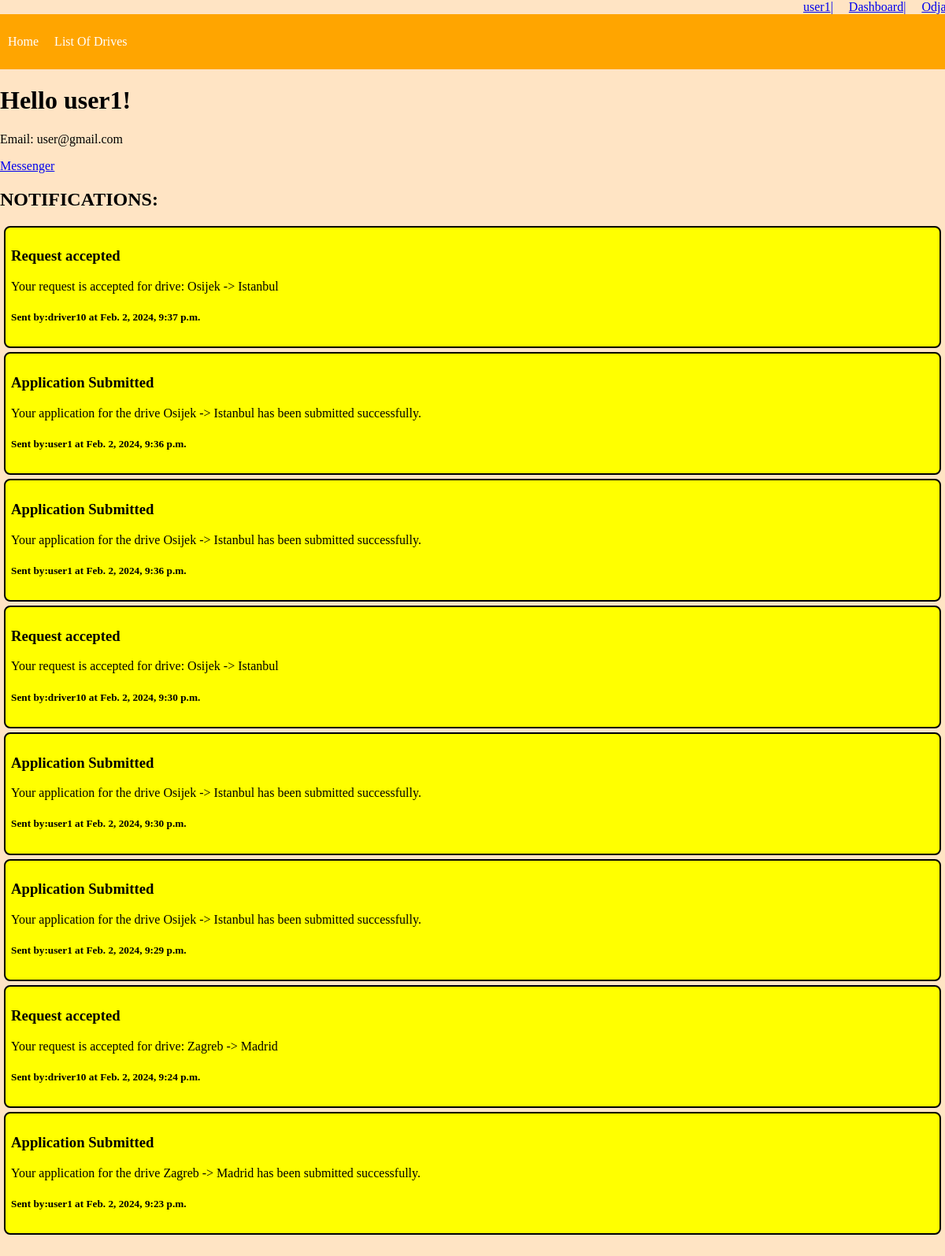
/transit/profile/ (signed in), run on the app's committed database.
### transit/models.py (models this page shows, shortened)
class Notification(models.Model):
    sender = models.ForeignKey(User, on_delete=models.CASCADE,related_name="sender")
    receiver = models.ForeignKey(User, on_delete=models.CASCADE,related_name="receiver")
    title = models.CharField(max_length=128,blank=True,null=True)
    text = models.TextField(max_length=1000)
    sent_at = models.DateTimeField(auto_now_add=True)

### transit/views.py (the view)
# urls.py: path("profile/", profile, name="profile"),
@login_required
def profile(request):
    user = request.user
    received_notifications = Notification.objects.filter(receiver=user).order_by('-sent_at')
    context={
        'user': user,
        'notifications': received_notifications
    }
    return render(request,'accounts/profile.html',context)

### transit/templates/accounts/profile.html (shortened to what this page needs)
{% extends 'transit/base.html' %}
{% load static %}
{% block content %}
 <h1>Hello {{user.username}}!</h1>
 <p>Email: {{user.email}}</p>
 <a href="{% url 'messenger:messages_from_conversations' user_id=user.id %}"><p>Messenger</p></a>
 <div class="notifications">
    <h2>NOTIFICATIONS:</h2>
    {% for notification in notifications %}
    <div class="notification">
        <h3>{{notification.title}}</h3>
        <p>{{notification.text}}</p>
        <h5>Sent by:{{notification.sender.username}} at {{notification.sent_at}}</h5>
    </div>
    {% endfor %}
 </div>
{% endblock %}

### transit/templates/transit/base.html (shortened to what this page needs)
{% load static %}
<!DOCTYPE html>
<html>
<head>
    <link rel="stylesheet" type="text/css" href="{% static 'css\styles.css' %}">
</head>
<body>
    <div class="login">
        {% if user.is_authenticated %}
            <div class="profile-details">
            <ul>
                <li><a href="{% url 'profile' %}"> {{user.username }}|</a></li>
                {% if user.account.driver == True %}
                <li><a href="{% url 'driver_dashboard' %}">Dashboard|</a></li>
                {% else %}
                <li><a href="{% url 'user_dashboard' %}"> Dashboard|</a></li>
                {% endif %}
                <li><a href="{% url 'logout' %}">Odjava</a></li>
            </ul>
            </div>
        {% endif %}
    </div>
    <nav>
        <ul>
        <li><a href="{% url 'home' %}"><p>Home</p></a></li>
        <li><a href="{% url 'list_of_drives' %}"><p>List Of Drives</p></a></li>
    </nav>
    <div class="content">
        {% block content %}
        {% endblock %}
    </div>
</body>
</html>

### transit/static/css/styles.css (style rules this page uses)
ul { list-style-type: none; }
body { margin: 0; padding-bottom: 50px; background-color: bisque; }
nav { display: flex; justify-content: space-between; align-items: center; background-color: orange; padding: 10px; color: white; }
nav ul { list-style: none; margin: 0; padding: 0; display: flex; }
nav ul li { margin-right: 20px; }
nav ul li a { color: white; text-decoration: none; }
div.login { align-items: right; margin-left: 85%; }
div.profile-details { text-align: right; }
div.profile-details ul { list-style: none; margin: 0; padding: 0; display: flex; flex-direction: row; }
div.profile-details ul li { margin-right: 20px; }
div.profile-details ul li:last-child { margin-right: 0; }
.notification { border: 2px solid black; border-radius: 8px; padding: 7px; margin: 5px; background-color: yellow; }

### data on the page
Notification: title "Request accepted", text "Your request is accepted for drive: Osijek -> Istanbul", sender.username "driver10", sent_at "Feb. 2, 2024, 9:37 p.m."
Notification: title "Application Submitted", text "Your application for the drive Osijek -> Istanbul has been submitted successfully.", sender.username "user1", sent_at "Feb. 2, 2024, 9:36 p.m."
Notification: title "Application Submitted", text "Your application for the drive Osijek -> Istanbul has been submitted successfully.", sender.username "user1", sent_at "Feb. 2, 2024, 9:36 p.m."
Notification: title "Request accepted", text "Your request is accepted for drive: Osijek -> Istanbul", sender.username "driver10", sent_at "Feb. 2, 2024, 9:30 p.m."
Notification: title "Application Submitted", text "Your application for the drive Osijek -> Istanbul has been submitted successfully.", sender.username "user1", sent_at "Feb. 2, 2024, 9:30 p.m."
Notification: title "Application Submitted", text "Your application for the drive Osijek -> Istanbul has been submitted successfully.", sender.username "user1", sent_at "Feb. 2, 2024, 9:29 p.m."
Notification: title "Request accepted", text "Your request is accepted for drive: Zagreb -> Madrid", sender.username "driver10", sent_at "Feb. 2, 2024, 9:24 p.m."
Notification: title "Application Submitted", text "Your application for the drive Zagreb -> Madrid has been submitted successfully.", sender.username "user1", sent_at "Feb. 2, 2024, 9:23 p.m."

### other printed values
{{ user.username }} "user1"
{{ user.email }} "user@gmail.com"
